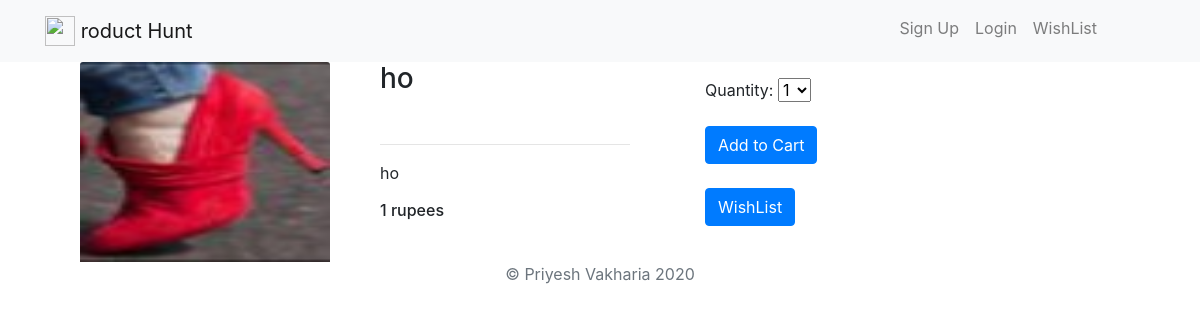
/1/, run on the app's committed database.
### products/models.py (models this page shows)
class Product(models.Model):
    p_id = models.IntegerField()
    p_name = models.CharField(max_length=50)
    p_description = models.TextField(max_length=200)
    p_image = models.ImageField(upload_to='images/')
    p_stock = models.IntegerField(default=0)
    p_cost = models.IntegerField(default=0)
    p_discount = models.IntegerField(default=0)
    p_category = models.CharField(max_length=30, default='General')

### products/views.py (the view)
# urls.py: path('<int:product_id>/',products.views.detail,name='detail'),
def detail(request,product_id):
    getproduct = get_object_or_404(Product,p_id=product_id)
    form = CartForm()
    return render(request,'products/detail.html',{'product':getproduct,'form':form})

### products/forms.py
class CartForm(forms.Form):
    quantity = forms.IntegerField(label="Quantity", widget=forms.Select(choices=INTEGER_CHOICES))

### products/templates/products/detail.html (shortened to what this page needs)
{% extends 'base.html' %}
{% block content %}
<div class="row">
    <div class="column" style="width: 300px;padding-left: 50px">
        <img class="card-img-top" src="{{ product.p_image.url }}" alt="image" height="200">
    </div>
    <div class="column" style="width: 300px;padding-left: 50px">
        <h3>{{product.p_name}}</h3>
        <br />
        <hr />
        <p>{{product.p_description}}</p>
        <h6>{{product.p_cost}} rupees</h6>
    </div>
    <div class="column" style="width: 300px;padding-left: 75px;">
        <form method="POST" action="{% url 'addtocart' product_id=product.p_id%}">
            <p>{{form.as_p}}</p>
            <input class=" btn btn-primary" type="submit" onclick="{javascript:alert('Item added to cart')}" value="Add to Cart"/>
        </form>
        <br />
        <form method="POST" action="{% url 'addtowish' product_id=product.p_id%}">
            <input class=" btn btn-primary" type="submit" onclick="{javascript:alert('Item added to wishlist')}"
                   value="WishList"/>
        </form>
    </div>
</div>
{% endblock %}

### data on the page
Product: p_image (picture), p_name "ho", p_description "ho", p_cost "1"
